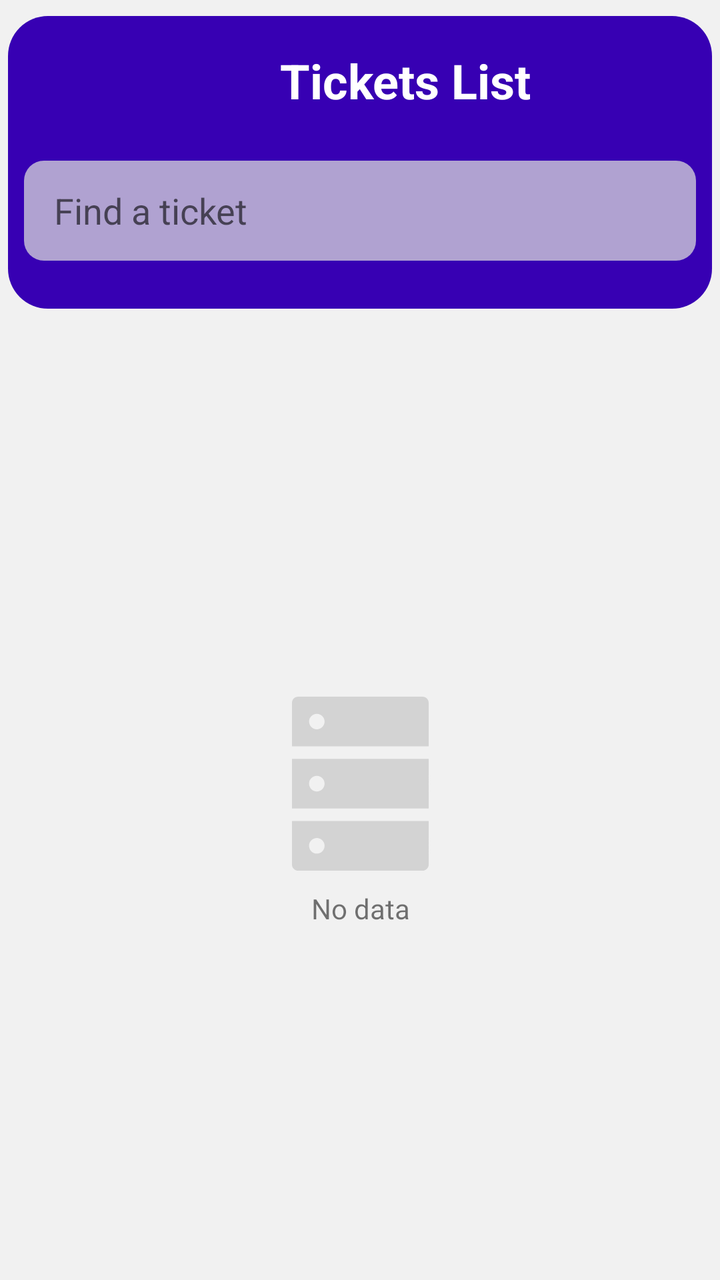
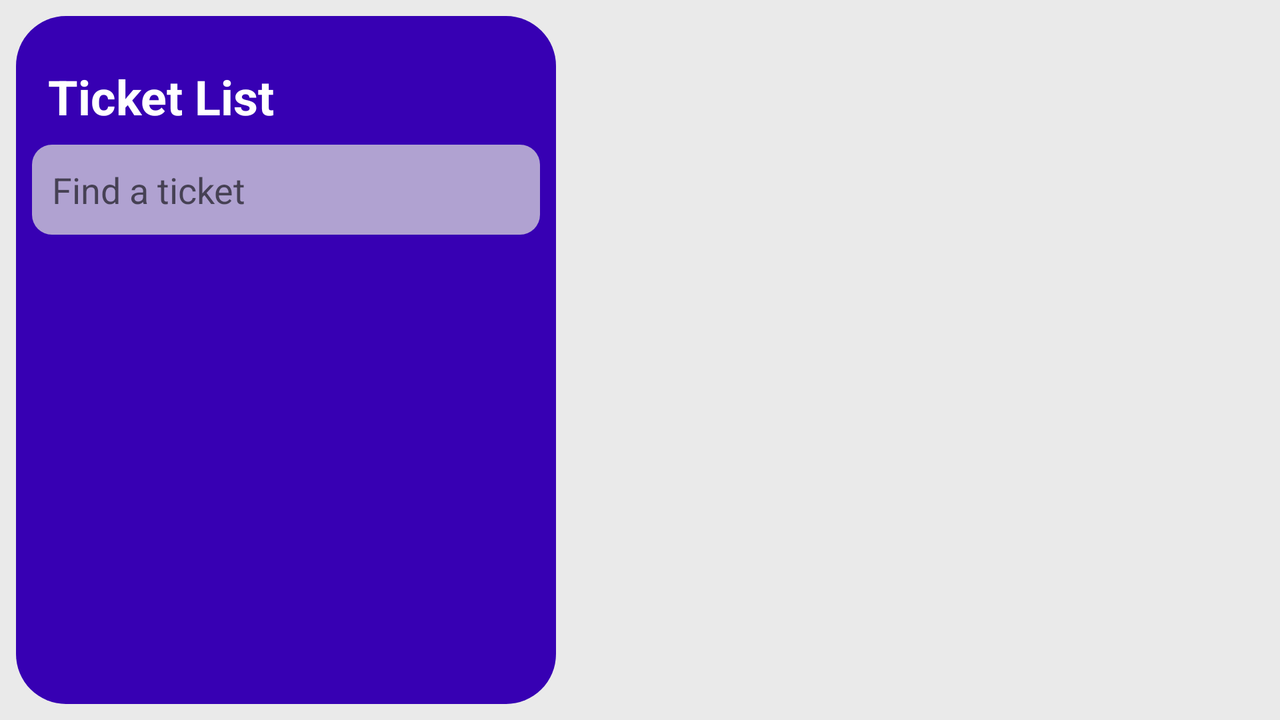

First picture: res/layout/ on a phone held upright. Second picture: the repository's own variant of that layout, on a device whose configuration matches the variant's folder. Source for both follows.
<!-- AndroidManifest.xml: application theme Theme.TrafficFinesApp_Android -->
<!-- res/layout/home_screen.xml -->
<?xml version="1.0" encoding="utf-8"?>
<androidx.constraintlayout.widget.ConstraintLayout xmlns:android="http://schemas.android.com/apk/res/android"
    xmlns:app="http://schemas.android.com/apk/res-auto"
    xmlns:tools="http://schemas.android.com/tools"
    android:layout_width="match_parent"
    android:layout_height="match_parent"
    android:background="#F1F1F1"
    tools:context=".MainActivity"
    tools:layout_editor_absoluteX="28dp"
    tools:layout_editor_absoluteY="47dp">

    <androidx.constraintlayout.widget.ConstraintLayout
        android:id="@+id/constraintLayout4"
        android:layout_width="0dp"
        android:layout_height="wrap_content"
        android:layout_marginStart="4dp"
        android:layout_marginTop="8dp"
        android:layout_marginEnd="4dp"
        android:background="@drawable/home_screen_header_background"
        app:layout_constraintEnd_toEndOf="parent"
        app:layout_constraintStart_toStartOf="parent"
        app:layout_constraintTop_toTopOf="parent">

        <TextView
            android:id="@+id/textView6"
            android:layout_width="wrap_content"
            android:layout_height="wrap_content"
            android:layout_marginStart="136dp"
            android:layout_marginTop="16dp"
            android:layout_marginBottom="16dp"
            android:text="Tickets List"
            android:textColor="#FFFFFF"
            android:textSize="24sp"
            android:textStyle="bold"
            app:layout_constraintBottom_toTopOf="@+id/editTextTextPersonName"
            app:layout_constraintStart_toStartOf="parent"
            app:layout_constraintTop_toTopOf="parent" />

        <EditText
            android:id="@+id/editTextTextPersonName"
            android:layout_width="0dp"
            android:layout_height="50dp"
            android:layout_marginStart="8dp"
            android:layout_marginTop="8dp"
            android:layout_marginEnd="8dp"
            android:layout_marginBottom="24dp"
            android:background="@drawable/search_field_background_style"
            android:drawableStart="@drawable/ic_search_24"
            android:ems="10"
            android:hint="Find a ticket"
            android:inputType="textPersonName"
            android:paddingLeft="15dp"
            app:layout_constraintBottom_toBottomOf="parent"
            app:layout_constraintEnd_toEndOf="parent"
            app:layout_constraintStart_toStartOf="parent"
            app:layout_constraintTop_toBottomOf="@+id/textView6" />
    </androidx.constraintlayout.widget.ConstraintLayout>

    <androidx.recyclerview.widget.RecyclerView
        android:id="@+id/recyclerView"
        android:layout_width="0dp"
        android:layout_height="0dp"
        android:layout_marginStart="4dp"
        android:layout_marginTop="8dp"
        android:layout_marginEnd="4dp"
        android:layout_marginBottom="8dp"
        app:layout_constraintBottom_toBottomOf="parent"
        app:layout_constraintEnd_toEndOf="parent"
        app:layout_constraintStart_toStartOf="parent"
        app:layout_constraintTop_toBottomOf="@+id/constraintLayout4" />

    <androidx.constraintlayout.widget.ConstraintLayout
        android:id="@+id/noDataImage"
        android:layout_width="wrap_content"
        android:layout_height="wrap_content"
        android:visibility="visible"
        app:layout_constraintBottom_toBottomOf="parent"
        app:layout_constraintEnd_toEndOf="parent"
        app:layout_constraintStart_toStartOf="parent"
        app:layout_constraintTop_toTopOf="@+id/recyclerView">

        <ImageView
            android:id="@+id/imageView2"
            android:layout_width="87dp"
            android:layout_height="106dp"
            app:layout_constraintEnd_toEndOf="parent"
            app:layout_constraintStart_toStartOf="parent"
            app:layout_constraintTop_toTopOf="parent"
            app:srcCompat="@drawable/ic_database_55" />

        <TextView
            android:id="@+id/textView3"
            android:layout_width="wrap_content"
            android:layout_height="wrap_content"
            android:text="No data"
            app:layout_constraintBottom_toBottomOf="parent"
            app:layout_constraintEnd_toEndOf="parent"
            app:layout_constraintStart_toStartOf="parent"
            app:layout_constraintTop_toBottomOf="@+id/imageView2" />
    </androidx.constraintlayout.widget.ConstraintLayout>

</androidx.constraintlayout.widget.ConstraintLayout>
<!-- resources referenced by this layout -->
<resources>
  <!-- drawable home_screen_header_background (drawable) -->
  <?xml version="1.0" encoding="utf-8"?>
  <shape xmlns:android="http://schemas.android.com/apk/res/android">
      <solid android:color="@color/purple_700"></solid>
      <corners android:radius="20dp"></corners>
  
  </shape>
  <!-- drawable ic_database_55 (drawable) -->
  <vector xmlns:android="http://schemas.android.com/apk/res/android"
      android:width="1024dp"
      android:height="1024dp"
      android:viewportWidth="1024"
      android:viewportHeight="1024">
    <path
        android:fillColor="#D3D3D3"
        android:pathData="M877.71,0L146.29,0c-20.23,0 -36.57,16.34 -36.57,36.57v256h804.57L914.29,36.57c0,-20.23 -16.34,-36.57 -36.57,-36.57zM256,192c-25.26,0 -45.71,-20.46 -45.71,-45.71s20.46,-45.71 45.71,-45.71 45.71,20.46 45.71,45.71 -20.46,45.71 -45.71,45.71zM109.71,987.43c0,20.23 16.34,36.57 36.57,36.57h731.43c20.23,0 36.57,-16.34 36.57,-36.57L914.29,731.43L109.71,731.43v256zM256,832c25.26,0 45.71,20.46 45.71,45.71s-20.46,45.71 -45.71,45.71 -45.71,-20.46 -45.71,-45.71 20.46,-45.71 45.71,-45.71zM109.71,658.29h804.57L914.29,365.71L109.71,365.71v292.57zM256,466.29c25.26,0 45.71,20.46 45.71,45.71s-20.46,45.71 -45.71,45.71 -45.71,-20.46 -45.71,-45.71 20.46,-45.71 45.71,-45.71z"/>
  </vector>
  <!-- drawable search_field_background_style (drawable) -->
  <?xml version="1.0" encoding="utf-8"?>
  <shape xmlns:android="http://schemas.android.com/apk/res/android">
  <corners android:radius="10dp"></corners>
      <solid android:color="#BCDCDCDC"></solid>
  </shape>
  <style name="Theme.TrafficFinesApp_Android" parent="Theme.MaterialComponents.Light.NoActionBar">
          
          <item name="colorPrimary">@color/purple_500</item>
          <item name="colorPrimaryVariant">@color/purple_700</item>
          <item name="colorOnPrimary">@color/white</item>
          
          <item name="colorSecondary">@color/teal_200</item>
          <item name="colorSecondaryVariant">@color/teal_700</item>
          <item name="colorOnSecondary">@color/black</item>
          
          <item name="android:statusBarColor" tools:targetApi="l">?attr/colorPrimaryVariant</item>
          
      </style>
</resources>
<!-- res/layout-land/home_screen.xml (the repository's variant of the layout above) -->
<!-- drawn on the phone turned sideways -->
<?xml version="1.0" encoding="utf-8"?>
<androidx.constraintlayout.widget.ConstraintLayout xmlns:android="http://schemas.android.com/apk/res/android"
    xmlns:app="http://schemas.android.com/apk/res-auto"
    xmlns:tools="http://schemas.android.com/tools"
    android:id="@+id/bac"
    android:layout_width="match_parent"
    android:layout_height="match_parent"
    android:background="#EAEAEA"
    tools:context=".MainActivity"
    tools:layout_editor_absoluteX="28dp"
    tools:layout_editor_absoluteY="47dp">

    <androidx.constraintlayout.widget.ConstraintLayout
        android:id="@+id/constraintLayout5"
        android:layout_width="270dp"
        android:layout_height="match_parent"
        android:layout_marginStart="8dp"
        android:layout_marginTop="8dp"
        android:layout_marginBottom="8dp"
        android:background="@drawable/home_screen_header_background_land"
        app:layout_constraintBottom_toBottomOf="parent"
        app:layout_constraintStart_toStartOf="parent"
        app:layout_constraintTop_toTopOf="parent">

        <TextView
            android:id="@+id/textView6"
            android:layout_width="wrap_content"
            android:layout_height="wrap_content"
            android:layout_marginStart="16dp"
            android:layout_marginTop="24dp"
            android:text="Ticket List"
            android:textColor="#FFFFFF"
            android:textSize="24sp"
            android:textStyle="bold"
            app:layout_constraintStart_toStartOf="parent"
            app:layout_constraintTop_toTopOf="parent" />

        <EditText
            android:id="@+id/editTextTextPersonName2"
            android:layout_width="0dp"
            android:layout_height="45dp"
            android:layout_marginStart="8dp"
            android:layout_marginTop="8dp"
            android:layout_marginEnd="8dp"
            android:background="@drawable/search_field_background_style"
            android:drawableStart="@drawable/ic_search_24"
            android:ems="10"
            android:hint="Find a ticket"
            android:inputType="textPersonName"
            android:paddingLeft="10dp"
            app:layout_constraintEnd_toEndOf="parent"
            app:layout_constraintHorizontal_bias="0.0"
            app:layout_constraintStart_toStartOf="parent"
            app:layout_constraintTop_toBottomOf="@+id/textView6" />
    </androidx.constraintlayout.widget.ConstraintLayout>

    <androidx.recyclerview.widget.RecyclerView
        android:id="@+id/recyclerView"
        android:layout_width="0dp"
        android:layout_height="0dp"
        android:layout_marginStart="8dp"
        android:layout_marginTop="8dp"
        android:layout_marginEnd="8dp"
        android:layout_marginBottom="8dp"
        app:layout_constraintBottom_toBottomOf="parent"
        app:layout_constraintEnd_toEndOf="parent"
        app:layout_constraintStart_toEndOf="@+id/constraintLayout5"
        app:layout_constraintTop_toTopOf="parent" />

    <androidx.constraintlayout.widget.ConstraintLayout
        android:id="@+id/noDataImage"
        android:layout_width="wrap_content"
        android:layout_height="wrap_content"
        android:visibility="invisible"
        app:layout_constraintBottom_toBottomOf="parent"
        app:layout_constraintEnd_toEndOf="parent"
        app:layout_constraintStart_toStartOf="@+id/recyclerView"
        app:layout_constraintTop_toTopOf="parent">

        <ImageView
            android:id="@+id/imageView2"
            android:layout_width="87dp"
            android:layout_height="106dp"
            app:layout_constraintEnd_toEndOf="parent"
            app:layout_constraintStart_toStartOf="parent"
            app:layout_constraintTop_toTopOf="parent"
            app:srcCompat="@drawable/ic_database_55" />

        <TextView
            android:id="@+id/textView3"
            android:layout_width="wrap_content"
            android:layout_height="wrap_content"
            android:text="No data"
            app:layout_constraintBottom_toBottomOf="parent"
            app:layout_constraintEnd_toEndOf="parent"
            app:layout_constraintStart_toStartOf="parent"
            app:layout_constraintTop_toBottomOf="@+id/imageView2" />
    </androidx.constraintlayout.widget.ConstraintLayout>
</androidx.constraintlayout.widget.ConstraintLayout>
<!-- resources referenced by the variant -->
<!-- as the phone turned sideways resolves them -->
<resources>
  <!-- drawable home_screen_header_background_land (drawable) -->
  <?xml version="1.0" encoding="utf-8"?>
  <shape xmlns:android="http://schemas.android.com/apk/res/android">
      <solid android:color="@color/purple_700"></solid>
      <corners android:radius="25dp"></corners>
  
  </shape>
  <!-- drawable ic_database_55 (drawable) -->
  <vector xmlns:android="http://schemas.android.com/apk/res/android"
      android:width="1024dp"
      android:height="1024dp"
      android:viewportWidth="1024"
      android:viewportHeight="1024">
    <path
        android:fillColor="#D3D3D3"
        android:pathData="M877.71,0L146.29,0c-20.23,0 -36.57,16.34 -36.57,36.57v256h804.57L914.29,36.57c0,-20.23 -16.34,-36.57 -36.57,-36.57zM256,192c-25.26,0 -45.71,-20.46 -45.71,-45.71s20.46,-45.71 45.71,-45.71 45.71,20.46 45.71,45.71 -20.46,45.71 -45.71,45.71zM109.71,987.43c0,20.23 16.34,36.57 36.57,36.57h731.43c20.23,0 36.57,-16.34 36.57,-36.57L914.29,731.43L109.71,731.43v256zM256,832c25.26,0 45.71,20.46 45.71,45.71s-20.46,45.71 -45.71,45.71 -45.71,-20.46 -45.71,-45.71 20.46,-45.71 45.71,-45.71zM109.71,658.29h804.57L914.29,365.71L109.71,365.71v292.57zM256,466.29c25.26,0 45.71,20.46 45.71,45.71s-20.46,45.71 -45.71,45.71 -45.71,-20.46 -45.71,-45.71 20.46,-45.71 45.71,-45.71z"/>
  </vector>
  <!-- drawable search_field_background_style (drawable) -->
  <?xml version="1.0" encoding="utf-8"?>
  <shape xmlns:android="http://schemas.android.com/apk/res/android">
  <corners android:radius="10dp"></corners>
      <solid android:color="#BCDCDCDC"></solid>
  </shape>
  <style name="Theme.TrafficFinesApp_Android" parent="Theme.MaterialComponents.Light.NoActionBar">
          
          <item name="colorPrimary">@color/purple_500</item>
          <item name="colorPrimaryVariant">@color/purple_700</item>
          <item name="colorOnPrimary">@color/white</item>
          
          <item name="colorSecondary">@color/teal_200</item>
          <item name="colorSecondaryVariant">@color/teal_700</item>
          <item name="colorOnSecondary">@color/black</item>
          
          <item name="android:statusBarColor" tools:targetApi="l">?attr/colorPrimaryVariant</item>
          
      </style>
</resources>
